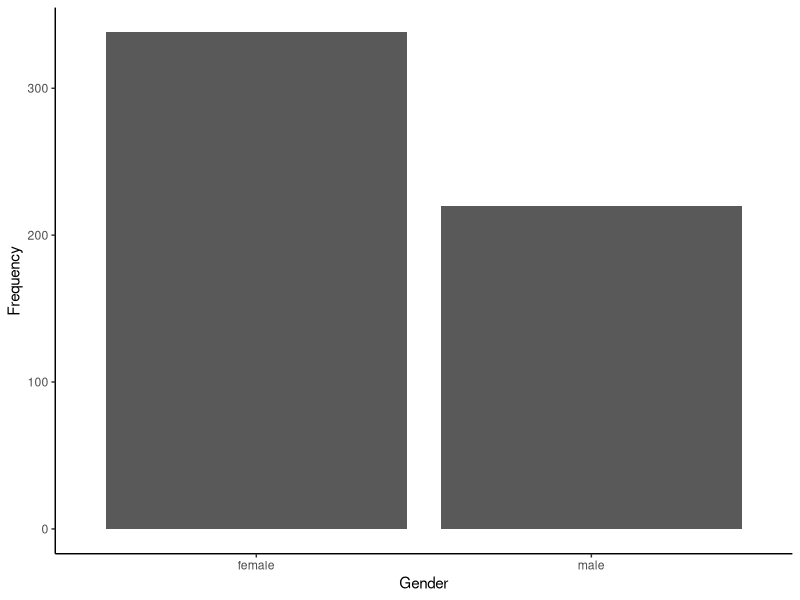
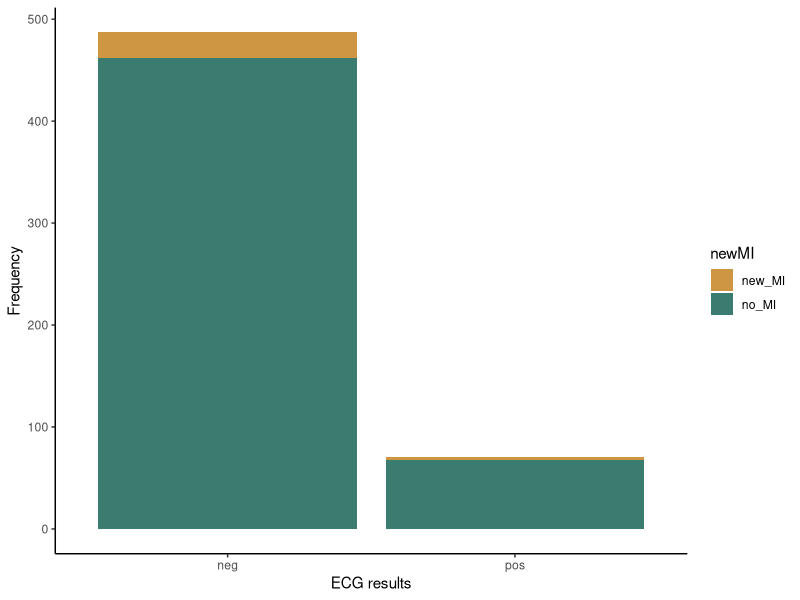

These charts were generated, in order, by the following R code:
## ---- chunk 1
knitr::opts_chunk$set(echo = TRUE)
## ---- chunk 2
cardiac <- read.csv("cardiac.csv")
## ---- chunk 3
library(ggplot2)
ggplot(cardiac, aes(x=gender)) +
  geom_bar() +
  labs(x="Gender", y="Frequency") +
  theme_classic()
## ---- chunk 4
gender_table <- table(cardiac$gender)
gender_prop <- prop.table(gender_table)
## ---- chunk 5
gender_test <- chisq.test(gender_table, p=c(0.5,0.5))
gender_test
## ---- chunk 6
gender_test$observed
gender_test$expected
## ---- chunk 7
ggplot(cardiac, aes(x=posECG,fill=newMI)) +
  geom_bar() +
  labs(x="ECG results", y="Frequency") +
  scale_fill_manual(values=c("#ce9642","#3b7c70")) +
  theme_classic()
## ---- chunk 8
myo_table <- table(cardiac$newMI,cardiac$posECG)
myo_prop <- prop.table(myo_table)
## ---- chunk 9
myo_test <- chisq.test(myo_table)
myo_test
## ---- chunk 10
myo_test <- chisq.test(myo_table, simulate.p.value = TRUE)
myo_test
## ---- chunk 11
myo_test$observed
myo_test$expected
